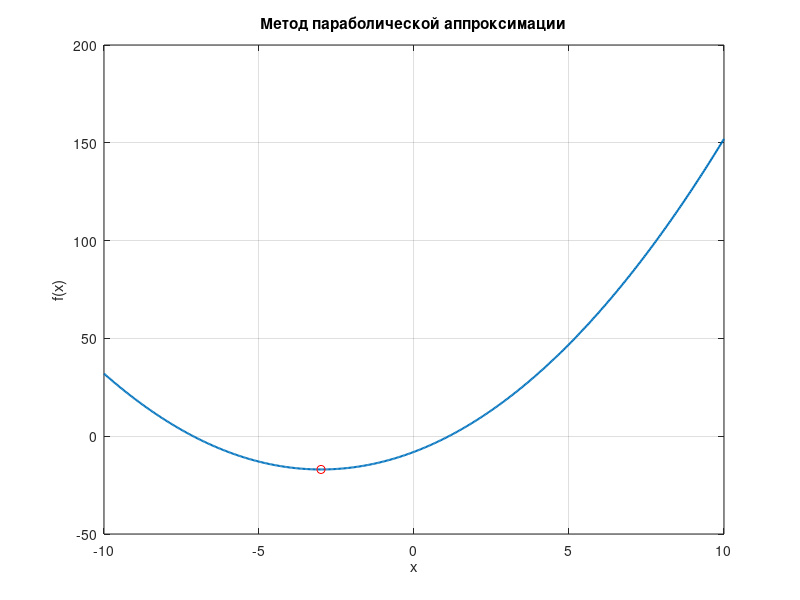

Recreate this plot in MATLAB.
% =========================================================
% ЛР8 — Метод параболической аппроксимации
% f(x)=x^2+6x-8
% =========================================================

clear;
clc;
close all;

%% Функция

f = @(x) x.^2 + 6*x - 8;

%% Начальные точки (должны окружать минимум)

x1 = -10;
x2 = -2;
x3 = 0;

eps = 0.001;

%% =========================================================
% Итерационный процесс
% =========================================================

while true

    f1 = f(x1);
    f2 = f(x2);
    f3 = f(x3);

    % коэффициенты параболы через три точки
    numerator = ( (x2-x1)^2*(f2-f3) - (x2-x3)^2*(f2-f1) );
    denominator = ( (x2-x1)*(f2-f3) - (x2-x3)*(f2-f1) );

    if denominator == 0
        break;
    end

    x_new = x2 - 0.5 * numerator / denominator;

    if abs(x_new - x2) < eps
        break;
    end

    % обновление точек
    if x_new < x2
        x3 = x2;
        x2 = x_new;
    else
        x1 = x2;
        x2 = x_new;
    end

end

xmin = x2;
ymin = f(xmin);

%% =========================================================
% График
% =========================================================

x = linspace(-10,10,500);

figure('Visible','off','Name','Параболическая аппроксимация','NumberTitle','off');

plot(x, f(x),'LineWidth',1.5);
grid on;
hold on;

plot(xmin, ymin, 'ro');

title('Метод параболической аппроксимации');
xlabel('x');
ylabel('f(x)');

%% =========================================================
% Сохранение
% =========================================================

exportgraphics(gcf,'lab8_parabolic.png','Resolution',300);
close(gcf);

fileID = fopen('lab8_parabolic.txt','w');

fprintf(fileID,'ЛР8 - Параболическая аппроксимация\n\n');
fprintf(fileID,'xmin = %.6f\n', xmin);
fprintf(fileID,'f(xmin) = %.6f\n', ymin);
fprintf(fileID,'eps = %.4f\n', eps);

fclose(fileID);

disp('Готово: lab8_parabolic.png и lab8_parabolic.txt');
